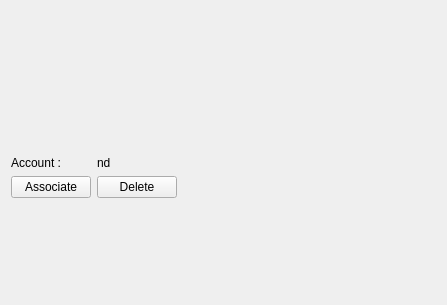
<?xml version="1.0" encoding="UTF-8"?>
<ui version="4.0">
 <class>Form</class>
 <widget class="QWidget" name="Form">
  <property name="geometry">
   <rect>
    <x>0</x>
    <y>0</y>
    <width>447</width>
    <height>305</height>
   </rect>
  </property>
  <property name="windowTitle">
   <string>Form</string>
  </property>
  <layout class="QVBoxLayout" name="verticalLayout">
   <item>
    <widget class="QLabel" name="label_2">
     <property name="text">
      <string/>
     </property>
     <property name="pixmap">
      <pixmap>dropbox.png</pixmap>
     </property>
     <property name="alignment">
      <set>Qt::AlignCenter</set>
     </property>
    </widget>
   </item>
   <item>
    <layout class="QFormLayout" name="formLayout">
     <property name="fieldGrowthPolicy">
      <enum>QFormLayout::FieldsStayAtSizeHint</enum>
     </property>
     <property name="labelAlignment">
      <set>Qt::AlignJustify|Qt::AlignVCenter</set>
     </property>
     <property name="formAlignment">
      <set>Qt::AlignJustify|Qt::AlignTop</set>
     </property>
     <item row="0" column="0">
      <widget class="QLabel" name="accountLabel">
       <property name="text">
        <string>Account :</string>
       </property>
      </widget>
     </item>
     <item row="0" column="1">
      <widget class="QLabel" name="accountNameLabel">
       <property name="text">
        <string>nd</string>
       </property>
      </widget>
     </item>
     <item row="1" column="0">
      <widget class="QPushButton" name="associateButton">
       <property name="text">
        <string>Associate</string>
       </property>
      </widget>
     </item>
     <item row="1" column="1">
      <widget class="QPushButton" name="deleteButton">
       <property name="enabled">
        <bool>true</bool>
       </property>
       <property name="text">
        <string>Delete</string>
       </property>
      </widget>
     </item>
    </layout>
   </item>
  </layout>
 </widget>
 <resources/>
 <connections/>
</ui>
